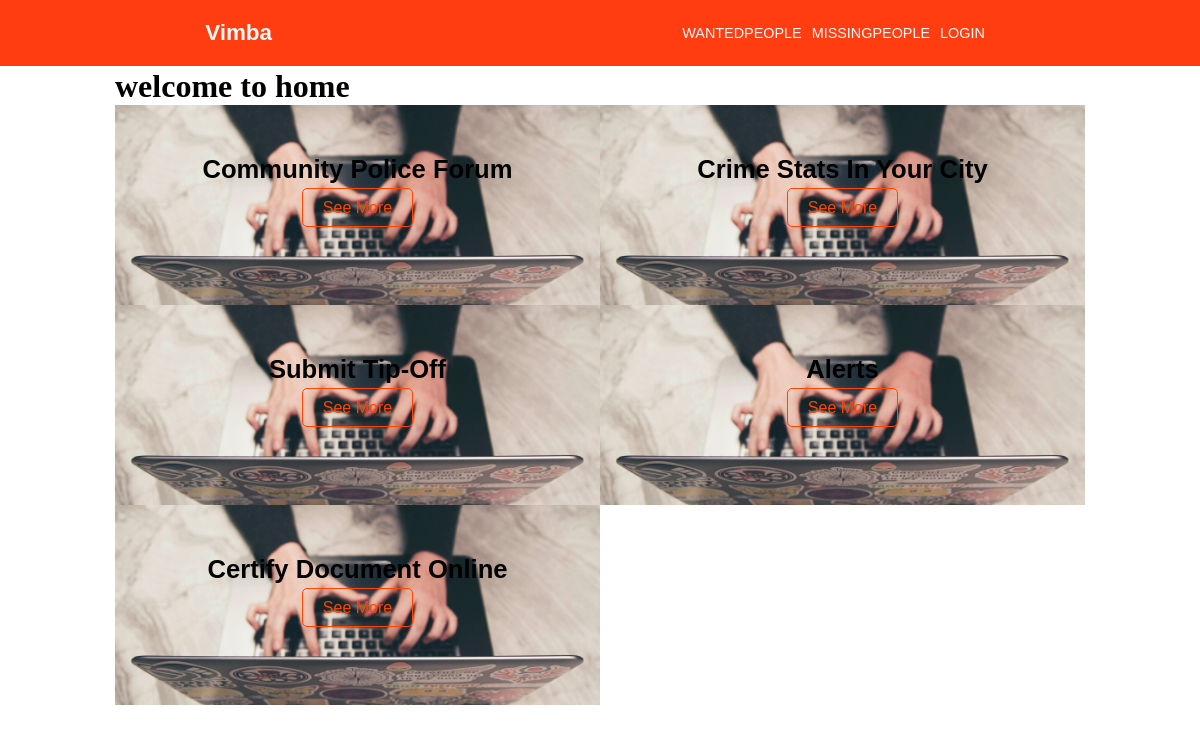
Page /home/ on the earlier database version.
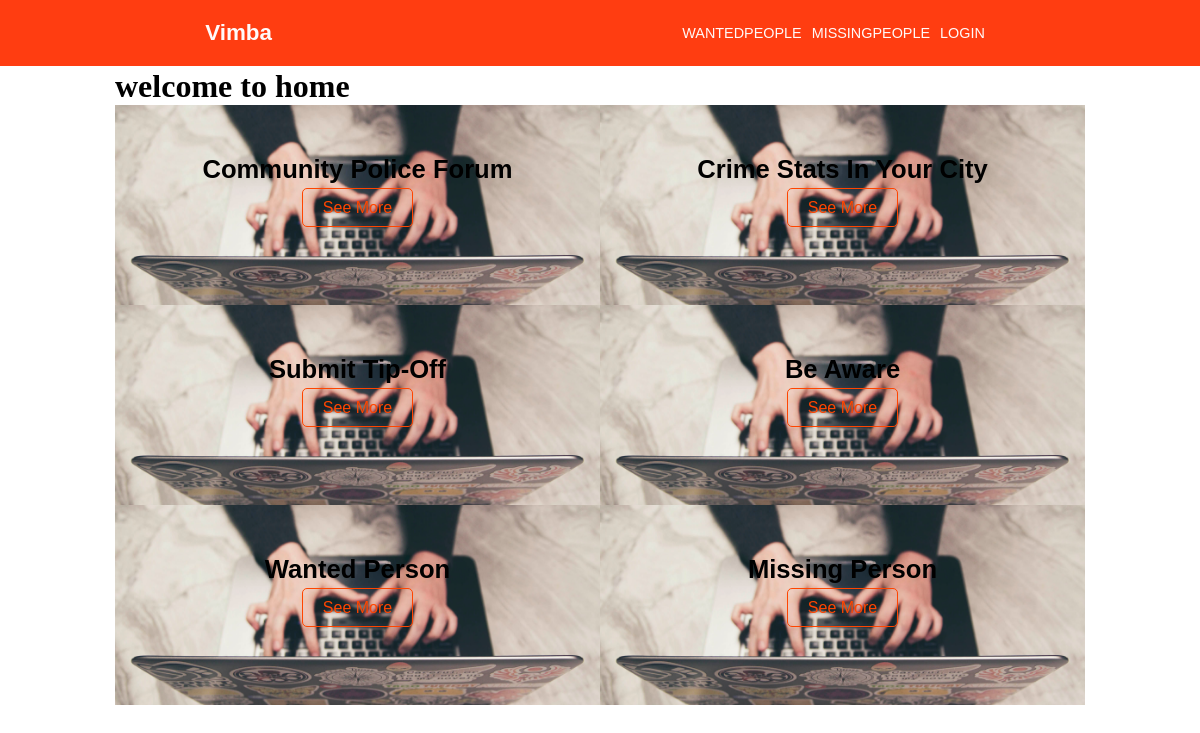
Same page on the later database version.
### articles/models.py (models this page shows, shortened)
class Categories(models.Model):
    name = models.CharField(max_length=200)
    slug = models.SlugField()
    body = models.TextField()
    date = models.DateTimeField(auto_now_add=True)

### articles/views.py (the view)
# urls.py: path('home/',views.article_page,name='new_home'),
def article_page(request):
    cartegories = Categories.objects.all()
    context = {
        'cartegories':cartegories
    }
    return render(request,'articles/main_page.html',context)

### articles/templates/articles/main_page.html
{% extends 'main.html' %}
{% load static %}
{% block content %}
<h1>welcome to home</h1>
<div class="block-container">
    <div class="block-items">
            {% for cartegory in cartegories %}
            <div class="block-item">
                <div class="block-img" style="background-image:url({% static 'img/portfolio8.jpg' %});"></div>
                <div class="block-text">
                    <div class="block-title">
                        <p>{{cartegory.name}}</p>
                    </div>
                    <div class="block-link">
                        <a href="{% url 'articles:detail' slug=cartegory.slug %}">See More</a>
                    </div>
                </div>
            </div>
{% endfor %}
        </div>
    </div>
{% endblock content %}

### templates/main.html (shortened to what this page needs)
<!DOCTYPE html>
<html lang="en">
  {% load static %}
  <head>
    <link rel="stylesheet" href="{% static 'css/styles.css' %}" />
    <link rel="stylesheet" href="{% static 'css/main_page.css' %}" />
  </head>
  <body>
    <div class="container">
      {% include 'nav.html' %}
      <div class="section">
        <div class="section-wrapper">
      {% block content %}{% endblock content %}
        </div>
      </div>
    </div>
  </body>
</html>

### templates/nav.html
      <div class="header-wrapper">
        <div class="header-logo">
          {% if request.user.is_authenticated %}
          <a href="{% url 'articles:new_home' %}">vimba</a>
          {% else%}
          <a href="{% url 'home' %}">vimba</a>
          {%endif%}
        </div>
        <div class="header-nav">
          <div class="nav-item">
            <a href="{% url 'wanted_people' %}">wantedPeople</a>
          </div>
          <div class="nav-item">
            <a href="{% url 'missing_people' %}">missingPeople</a>
          </div>
          <div class="nav-item">
            {% if request.user.is_authenticated %}
            <a style='color:black'>hello {{request.user}}<a>
            <a href="{% url 'logout' %}">logout</a>
            {%else%}
            <a href="{% url 'login' %}">login</a>
            {% endif %}
          </div>
        </div>
      </div>

### static/css/styles.css (style rules this page uses)
* { margin: 0; box-sizing: border-box; }
.container { max-width: 1366px; display: grid; grid-template-columns: 1fr; }
.header-wrapper { display: flex; justify-content: space-around; align-items: center; background-color: rgb(255, 61, 17); width: 100vw; padding-block: 20px; }
.header-nav { display: flex; }
.header-logo a { font-family: Verdana, Geneva, Tahoma, sans-serif; text-decoration: none; font-size: 1.4em; font-weight:bold ; text-transform: capitalize; color: snow; }
.nav-item { margin-right: 10px; }
.nav-item a { color: snow; text-decoration: none; text-transform: uppercase; font-size: .9em; font-family: Verdana, Geneva, Tahoma, sans-serif; }
.section { margin: 2px auto; align-self: center; width: 970px; }
.section-wrapper { position: relative; display: flex; flex-direction: column }

### static/css/main_page.css (style rules this page uses)
.block-items { display: grid; grid-template-columns: 1fr 1fr; }
.block-item { position: relative; display: flex; justify-content: center; align-items: center; }
.block-img { height: 200px; width: 100%; background-position: center; background-size: cover; background-repeat: no-repeat; }
.block-text { margin-top: 50px; position: absolute; top: 0; display: flex; flex-direction: column; justify-content: center; align-items: center; font-family: Verdana, Geneva, Tahoma, sans-serif; text-transform: capitalize; }
.block-title { text-align: center; font-size: 1.6em; font-weight: 900; }
.block-link { margin-top: 15px; }
.block-link a { color: orangered; text-decoration: none; border: 1px solid orangered; background-color: transparent; padding: 10px 20px; border-radius: 5px; }

Differences in the rows shown:
removed Categories: name "Alerts"
changed Categories: name "Certify Document Online" → "Be Aware"
added Categories: name "Wanted Person"
added Categories: name "Missing Person"
